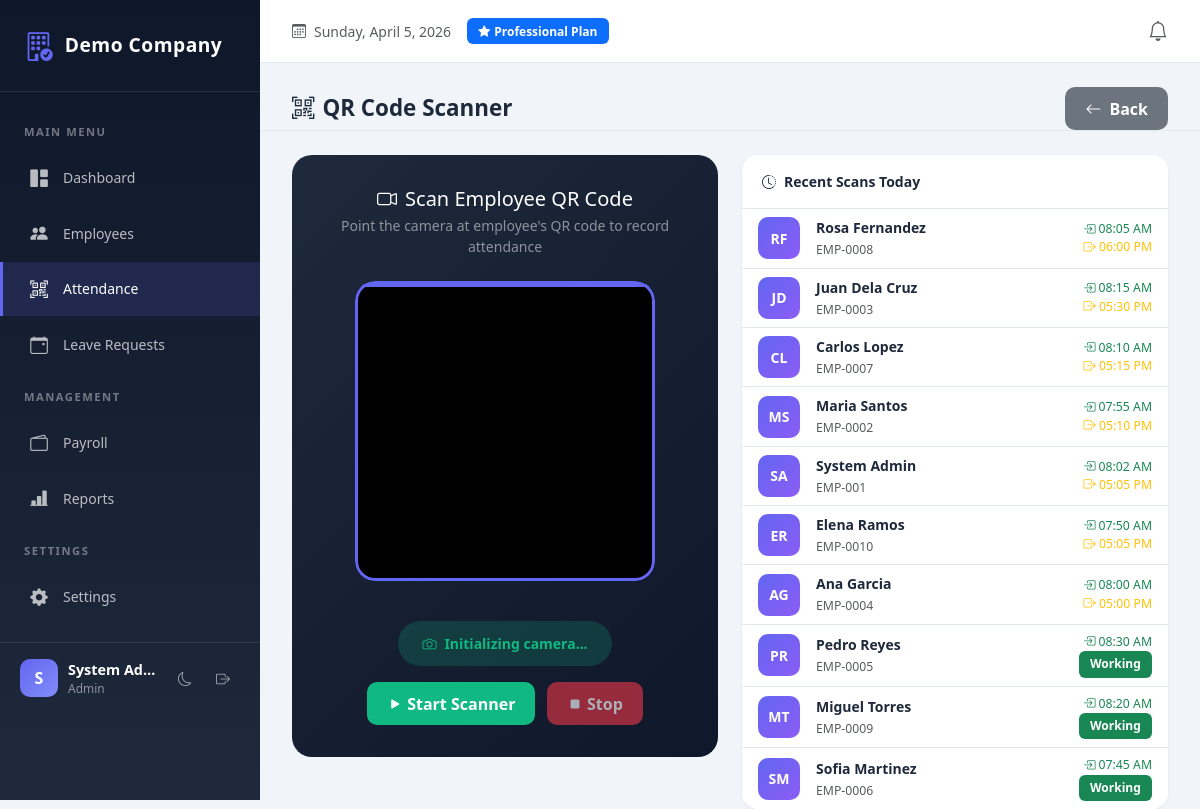
Page /modules/attendance/scanner.php (signed in) on the committed database.
### tables this page shows
CREATE TABLE attendance (
    id INT AUTO_INCREMENT PRIMARY KEY,
    company_id INT NOT NULL,
    employee_id INT NOT NULL,
    date DATE NOT NULL,
    time_in TIME NULL,
    time_out TIME NULL,
    notes VARCHAR(255),
    UNIQUE KEY uniq_attendance(company_id, employee_id, date)
);

CREATE TABLE employees (
    id INT AUTO_INCREMENT PRIMARY KEY,
    company_id INT NOT NULL,
    employee_code VARCHAR(30),
    first_name VARCHAR(100) NOT NULL,
    last_name VARCHAR(100) NOT NULL,
    email VARCHAR(150) NOT NULL,
    phone VARCHAR(50),
    department_id INT NULL,
    position_id INT NULL,
    hire_date DATE NULL,
    basic_salary DECIMAL(10,2) DEFAULT 0,
    status ENUM('active','inactive') DEFAULT 'active',
    created_at DATETIME DEFAULT CURRENT_TIMESTAMP,
    UNIQUE KEY uniq_emp_code(company_id, employee_code),
    UNIQUE KEY uniq_emp_email(company_id, email)
);

### includes/functions.php (called while the page is built, shortened)
<?php
function e($s) {
    return htmlspecialchars($s ?? "", ENT_QUOTES, "UTF-8");
}

### modules/attendance/scanner.php (the view, shortened to what this page needs)
<?php
require_once __DIR__.'/../../config/db.php';
require_once __DIR__.'/../../includes/header.php';
require_once __DIR__.'/../../includes/nav.php';
?>
<div class="page-header d-flex justify-content-between align-items-center">
    <h4><i class="bi bi-qr-code-scan me-2"></i>QR Code Scanner</h4>
    <a href="index.php" class="btn btn-secondary"><i class="bi bi-arrow-left me-2"></i>Back</a>
</div>
<div class="row g-4">
    <div class="col-lg-6">
        <div class="scanner-container">
            <h5 class="mb-1"><i class="bi bi-camera-video me-2"></i>Scan Employee QR Code</h5>
            <p class="text-white-50 mb-0">Point the camera at employee's QR code to record attendance</p>
            <div class="scanner-frame" id="scanner-frame">
                <video id="scanner-video" playsinline></video>
            </div>
            <div id="scanner-status" class="scanner-status ready">
                <i class="bi bi-camera me-2"></i>Initializing camera...
            </div>
            <div class="mt-3">
                <button id="btn-start" class="btn btn-success me-2"><i class="bi bi-play-fill me-1"></i>Start Scanner</button>
                <button id="btn-stop" class="btn btn-danger" disabled><i class="bi bi-stop-fill me-1"></i>Stop</button>
            </div>
        </div>
    </div>
    <div class="col-lg-6">
        <div class="card h-100">
            <div class="card-header">
                <i class="bi bi-clock-history me-2"></i>Recent Scans Today
            </div>
            <div class="card-body p-0" id="recent-scans">
                <?php
                $today = $pdo->query("SELECT a.*, e.first_name, e.last_name, e.employee_code
                    FROM attendance a
                    JOIN employees e ON e.id=a.employee_id
                    WHERE a.date=CURDATE()
                    ORDER BY COALESCE(a.time_out, a.time_in) DESC
                    LIMIT 10")->fetchAll();
                if(empty($today)): ?>
                <div class="empty-state">
                    <i class="bi bi-inbox"></i>
                    <p>No attendance records today</p>
                </div>
                <?php else: ?>
                <div class="list-group list-group-flush">
                    <?php foreach($today as $t): ?>
                    <div class="list-group-item d-flex align-items-center">
                        <div class="me-3" style="width:42px;height:42px;background:linear-gradient(135deg,#6366f1,#8b5cf6);border-radius:10px;display:flex;align-items:center;justify-content:center;color:white;font-weight:600;">
                            <?= strtoupper(substr($t['first_name'], 0, 1) . substr($t['last_name'], 0, 1)) ?>
                        </div>
                        <div class="flex-grow-1">
                            <div class="fw-semibold"><?= e($t['first_name'].' '.$t['last_name']) ?></div>
                            <small class="text-muted"><?= e($t['employee_code']) ?></small>
                        </div>
                        <div class="text-end">
                            <div class="small">
                                <span class="text-success"><i class="bi bi-box-arrow-in-right"></i> <?= date('h:i A', strtotime($t['time_in'])) ?></span>
                            </div>
                            <?php if($t['time_out']): ?>
                            <div class="small">
                                <span class="text-warning"><i class="bi bi-box-arrow-right"></i> <?= date('h:i A', strtotime($t['time_out'])) ?></span>
                            </div>
                            <?php else: ?>
                            <span class="badge bg-success">Working</span>
                            <?php endif; ?>
                        </div>
                    </div>
                    <?php endforeach; ?>
                </div>
                <?php endif; ?>
            </div>
        </div>
    </div>
</div>
<?php require_once __DIR__.'/../../includes/footer.php'; ?>

### public/assets/css/style.css (style rules this page uses)
* { margin: 0; padding: 0; box-sizing: border-box; }
body { font-family: 'Segoe UI', system-ui, -apple-system, sans-serif; font-size: 14px; background: var(--bg-body); color: var(--text-primary); min-height: 100vh; transition: background 0.3s ease, color 0.3s ease; }
.card, .modal-content, .dropdown-menu, .table, .btn, .form-control, .form-select { transition: background 0.3s ease, border-color 0.3s ease, color 0.3s ease; }
.main-content > *:not(.top-bar) { padding: 0 2rem; }
.main-content > .page-header { padding-top: 1.5rem; }
.card { border: none; border-radius: 16px; box-shadow: 0 1px 3px rgba(0,0,0,0.08); background: var(--bg-card); overflow: hidden; }
.card-header { background: var(--bg-card); border-bottom: 1px solid var(--border-color); font-weight: 600; padding: 1rem 1.25rem; color: var(--text-primary); }
.btn { border-radius: 10px; font-weight: 600; padding: 0.6rem 1.25rem; transition: all 0.2s ease; border: none; }
.btn-success { background: var(--success); }
.btn-danger { background: var(--danger); }
.badge { padding: 0.45rem 0.7rem; border-radius: 6px; font-weight: 600; font-size: 0.75rem; }
.page-header { margin-bottom: 1.5rem; padding-bottom: 1rem; border-bottom: 1px solid var(--border-color); }
.page-header h4 { font-weight: 700; color: var(--text-primary); margin: 0; font-size: 1.4rem; }
.scanner-container { background: linear-gradient(135deg, var(--dark), var(--darker)); border-radius: 20px; padding: 2rem; text-align: center; color: white; }
.scanner-frame { position: relative; width: 300px; height: 300px; margin: 1.5rem auto; border-radius: 20px; overflow: hidden; background: #000; }
.scanner-frame video { width: 100%; height: 100%; object-fit: cover; }
.scanner-status { margin-top: 1rem; padding: 0.75rem 1.5rem; border-radius: 30px; display: inline-block; font-weight: 600; }
.scanner-status.ready { background: rgba(16, 185, 129, 0.2); color: #10b981; }
.list-group-item { background: var(--bg-card); border-color: var(--border-color); color: var(--text-primary); }
.card, .stat-card { animation: fadeIn 0.3s ease-out; }

### rows in the picture
attendance: employee.last_name "RF", employee.last_name "Rosa Fernandez", employee.employee_code "EMP-0008", time_in "08:05 AM", time_out "06:00 PM"
attendance: employee.last_name "JD", employee.last_name "Juan Dela Cruz", employee.employee_code "EMP-0003", time_in "08:15 AM", time_out "05:30 PM"
attendance: employee.last_name "CL", employee.last_name "Carlos Lopez", employee.employee_code "EMP-0007", time_in "08:10 AM", time_out "05:15 PM"
attendance: employee.last_name "MS", employee.last_name "Maria Santos", employee.employee_code "EMP-0002", time_in "07:55 AM", time_out "05:10 PM"
attendance: employee.last_name "SA", employee.last_name "System Admin", employee.employee_code "EMP-001", time_in "08:02 AM", time_out "05:05 PM"
attendance: employee.last_name "ER", employee.last_name "Elena Ramos", employee.employee_code "EMP-0010", time_in "07:50 AM", time_out "05:05 PM"
attendance: employee.last_name "AG", employee.last_name "Ana Garcia", employee.employee_code "EMP-0004", time_in "08:00 AM", time_out "05:00 PM"
attendance: employee.last_name "PR", employee.last_name "Pedro Reyes", employee.employee_code "EMP-0005", time_in "08:30 AM", shows "Working"
attendance: employee.last_name "MT", employee.last_name "Miguel Torres", employee.employee_code "EMP-0009", time_in "08:20 AM", shows "Working"
attendance: employee.last_name "SM", employee.last_name "Sofia Martinez", employee.employee_code "EMP-0006", time_in "07:45 AM", shows "Working"

### other values in the picture
$company['name'] "Demo Company"
substr($u['name'] ?: $u['email'], 0, 1) "S"
$u['name'] ?: $u['email'] "System Ad…"
$u['role'] "Admin"
$company['plan'] "Professional"
